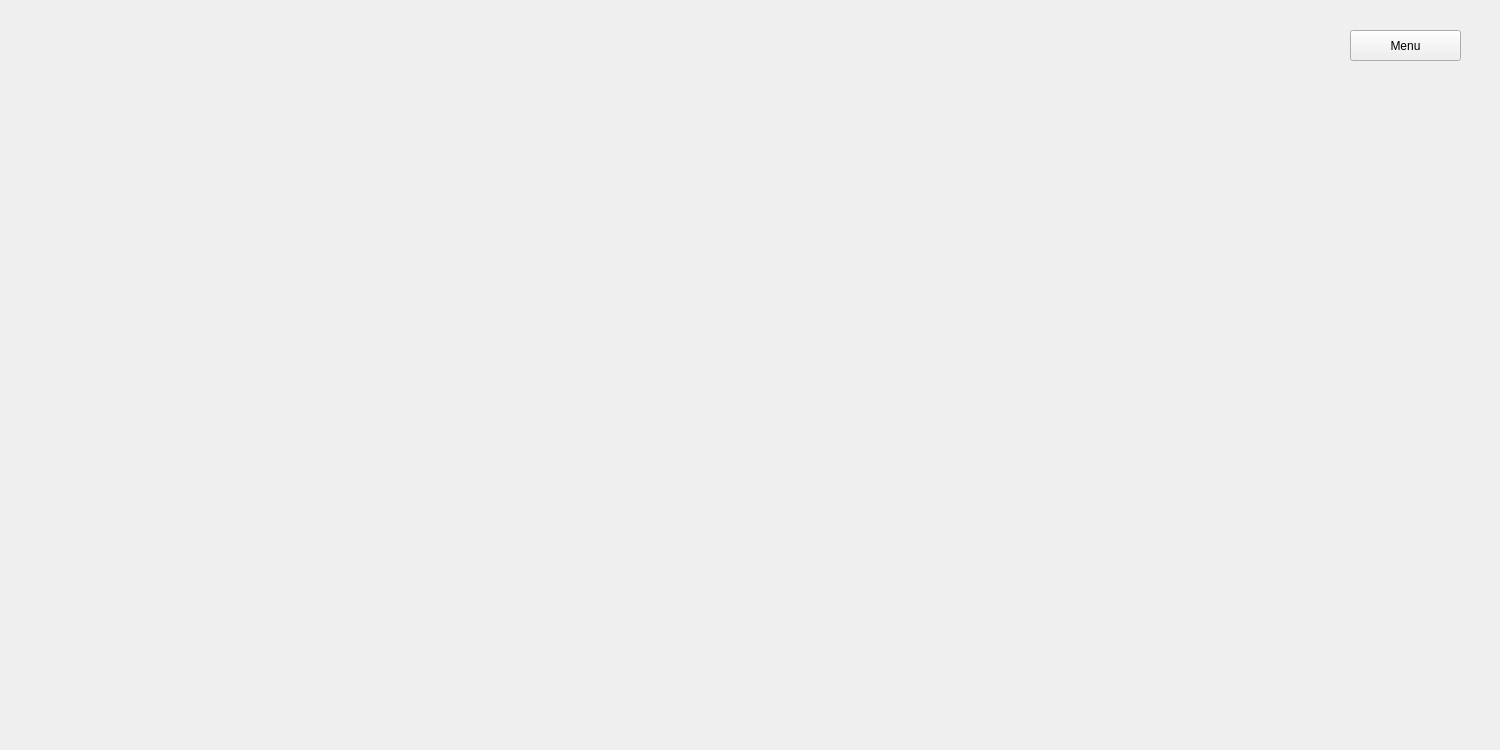
<?xml version="1.0" encoding="UTF-8"?>
<ui version="4.0">
 <class>MainWindow</class>
 <widget class="QMainWindow" name="MainWindow">
  <property name="geometry">
   <rect>
    <x>0</x>
    <y>0</y>
    <width>1500</width>
    <height>750</height>
   </rect>
  </property>
  <property name="maximumSize">
   <size>
    <width>1500</width>
    <height>750</height>
   </size>
  </property>
  <property name="mouseTracking">
   <bool>false</bool>
  </property>
  <property name="windowTitle">
   <string>Tower Defense</string>
  </property>
  <property name="styleSheet">
   <string notr="true"/>
  </property>
  <widget class="QWidget" name="centralwidget">
   <property name="minimumSize">
    <size>
     <width>1500</width>
     <height>750</height>
    </size>
   </property>
   <property name="maximumSize">
    <size>
     <width>1500</width>
     <height>750</height>
    </size>
   </property>
   <property name="autoFillBackground">
    <bool>false</bool>
   </property>
   <property name="styleSheet">
    <string notr="true"/>
   </property>
   <widget class="QStackedWidget" name="stackedWidget">
    <property name="geometry">
     <rect>
      <x>0</x>
      <y>0</y>
      <width>1500</width>
      <height>750</height>
     </rect>
    </property>
    <property name="currentIndex">
     <number>2</number>
    </property>
    <widget class="QWidget" name="pageMenu">
     <property name="styleSheet">
      <string notr="true">QWidget#pageMenu {
    border-image: url(:/assets/img/homeBackground.jpg) 0 0 0 0 stretch stretch;
        background-repeat: no-repeat;
        background-position: center;
}</string>
     </property>
     <widget class="QPushButton" name="buttonExit">
      <property name="geometry">
       <rect>
        <x>645</x>
        <y>450</y>
        <width>240</width>
        <height>70</height>
       </rect>
      </property>
      <property name="styleSheet">
       <string notr="true">QPushButton {
        background-color: rgb(85, 0, 0);
    color: white;
    border: none;
    border-radius: 5px;
        font: 25pt &quot;Eras Medium ITC&quot;;
}

QPushButton:hover {
    background-color: #2980b9;  /* Couleur de fond en survol */
}
</string>
      </property>
      <property name="text">
       <string>Exit</string>
      </property>
     </widget>
     <widget class="QPushButton" name="buttonGame">
      <property name="geometry">
       <rect>
        <x>645</x>
        <y>270</y>
        <width>240</width>
        <height>70</height>
       </rect>
      </property>
      <property name="styleSheet">
       <string notr="true">QPushButton {
        background-color: rgb(153, 0, 0);
        font: 25pt &quot;Eras Medium ITC&quot;;
    color: white;
    border: none;
    border-radius: 5px;
}

QPushButton:hover {
    background-color: #2980b9;  /* Couleur de fond en survol */
}
</string>
      </property>
      <property name="text">
       <string>Game</string>
      </property>
     </widget>
     <widget class="QLabel" name="label">
      <property name="geometry">
       <rect>
        <x>410</x>
        <y>-20</y>
        <width>721</width>
        <height>161</height>
       </rect>
      </property>
      <property name="text">
       <string>&lt;html&gt;&lt;head/&gt;&lt;body&gt;&lt;p align=&quot;center&quot;&gt;&lt;span style=&quot; font-size:48pt; font-weight:700;&quot;&gt;Tower Defense&lt;/span&gt;&lt;/p&gt;&lt;/body&gt;&lt;/html&gt;</string>
      </property>
     </widget>
     <widget class="QPushButton" name="buttonRules">
      <property name="geometry">
       <rect>
        <x>645</x>
        <y>360</y>
        <width>240</width>
        <height>70</height>
       </rect>
      </property>
      <property name="styleSheet">
       <string notr="true">QPushButton {
        background-color: rgb(130, 0, 0);
    color: white;
    border: none;
    border-radius: 5px;
        font: 25pt &quot;Eras Medium ITC&quot;;
}

QPushButton:hover {
    background-color: #2980b9;  /* Couleur de fond en survol */
}
buttonGame{
background-color: rgb(39, 174, 96);
}
</string>
      </property>
      <property name="text">
       <string>Rules</string>
      </property>
     </widget>
    </widget>
    <widget class="QWidget" name="pageGame">
     <property name="styleSheet">
      <string notr="true">QWidget#pageGame {
    border-image: url(:/assets/img/gameBackground3.png) 0 0 0 0 stretch stretch;
    background-repeat: no-repeat;
    background-position: center;
}</string>
     </property>
     <widget class="QPushButton" name="buttonMenu">
      <property name="geometry">
       <rect>
        <x>1320</x>
        <y>20</y>
        <width>141</width>
        <height>41</height>
       </rect>
      </property>
      <property name="text">
       <string>Menu</string>
      </property>
     </widget>
     <widget class="QPushButton" name="towerUpgrade1_1">
      <property name="geometry">
       <rect>
        <x>580</x>
        <y>290</y>
        <width>61</width>
        <height>61</height>
       </rect>
      </property>
      <property name="styleSheet">
       <string notr="true">background-color: transparent;</string>
      </property>
      <property name="text">
       <string/>
      </property>
     </widget>
     <widget class="QPushButton" name="towerUpgrade1_2">
      <property name="geometry">
       <rect>
        <x>700</x>
        <y>290</y>
        <width>61</width>
        <height>61</height>
       </rect>
      </property>
      <property name="styleSheet">
       <string notr="true">background-color: transparent;</string>
      </property>
      <property name="text">
       <string/>
      </property>
     </widget>
     <widget class="QPushButton" name="towerUpgrade1_3">
      <property name="geometry">
       <rect>
        <x>640</x>
        <y>410</y>
        <width>61</width>
        <height>61</height>
       </rect>
      </property>
      <property name="styleSheet">
       <string notr="true">background-color: transparent;</string>
      </property>
      <property name="text">
       <string/>
      </property>
     </widget>
     <widget class="QPushButton" name="towerButton1">
      <property name="enabled">
       <bool>true</bool>
      </property>
      <property name="geometry">
       <rect>
        <x>640</x>
        <y>350</y>
        <width>61</width>
        <height>51</height>
       </rect>
      </property>
      <property name="autoFillBackground">
       <bool>false</bool>
      </property>
      <property name="styleSheet">
       <string notr="true">background-color: transparent;</string>
      </property>
      <property name="text">
       <string/>
      </property>
     </widget>
     <widget class="QLabel" name="tower1">
      <property name="geometry">
       <rect>
        <x>630</x>
        <y>330</y>
        <width>81</width>
        <height>91</height>
       </rect>
      </property>
      <property name="text">
       <string/>
      </property>
      <property name="scaledContents">
       <bool>true</bool>
      </property>
      <property name="alignment">
       <set>Qt::AlignCenter</set>
      </property>
      <property name="wordWrap">
       <bool>false</bool>
      </property>
     </widget>
     <widget class="QLabel" name="upgradeShop1">
      <property name="geometry">
       <rect>
        <x>560</x>
        <y>270</y>
        <width>221</width>
        <height>231</height>
       </rect>
      </property>
      <property name="text">
       <string/>
      </property>
      <property name="pixmap">
       <pixmap resource="../ressources.qrc">:/assets/img/circle.png</pixmap>
      </property>
      <property name="scaledContents">
       <bool>true</bool>
      </property>
     </widget>
     <widget class="QLabel" name="labelGold">
      <property name="geometry">
       <rect>
        <x>40</x>
        <y>690</y>
        <width>61</width>
        <height>41</height>
       </rect>
      </property>
      <property name="text">
       <string>&lt;html&gt;&lt;head/&gt;&lt;body&gt;&lt;p&gt;&lt;span style=&quot; font-size:16pt;&quot;&gt;500&lt;/span&gt;&lt;/p&gt;&lt;/body&gt;&lt;/html&gt;</string>
      </property>
     </widget>
     <widget class="QLabel" name="goldRect">
      <property name="geometry">
       <rect>
        <x>20</x>
        <y>680</y>
        <width>151</width>
        <height>61</height>
       </rect>
      </property>
      <property name="text">
       <string/>
      </property>
      <property name="pixmap">
       <pixmap resource="../ressources.qrc">:/assets/img/Sign.png</pixmap>
      </property>
      <property name="scaledContents">
       <bool>true</bool>
      </property>
     </widget>
     <widget class="QLabel" name="music">
      <property name="geometry">
       <rect>
        <x>40</x>
        <y>50</y>
        <width>91</width>
        <height>81</height>
       </rect>
      </property>
      <property name="text">
       <string/>
      </property>
      <property name="pixmap">
       <pixmap resource="../ressources.qrc">:/assets/img/music.png</pixmap>
      </property>
      <property name="scaledContents">
       <bool>true</bool>
      </property>
     </widget>
     <widget class="QLabel" name="noMusic">
      <property name="geometry">
       <rect>
        <x>120</x>
        <y>50</y>
        <width>91</width>
        <height>81</height>
       </rect>
      </property>
      <property name="text">
       <string/>
      </property>
      <property name="pixmap">
       <pixmap resource="../ressources.qrc">:/assets/img/noMusic.png</pixmap>
      </property>
      <property name="scaledContents">
       <bool>true</bool>
      </property>
     </widget>
     <widget class="QPushButton" name="ButtonMonster1">
      <property name="geometry">
       <rect>
        <x>250</x>
        <y>30</y>
        <width>71</width>
        <height>71</height>
       </rect>
      </property>
      <property name="styleSheet">
       <string notr="true">background: transparent;
</string>
      </property>
      <property name="text">
       <string/>
      </property>
     </widget>
     <widget class="QPushButton" name="towerButton2">
      <property name="enabled">
       <bool>true</bool>
      </property>
      <property name="geometry">
       <rect>
        <x>1010</x>
        <y>560</y>
        <width>61</width>
        <height>51</height>
       </rect>
      </property>
      <property name="autoFillBackground">
       <bool>false</bool>
      </property>
      <property name="styleSheet">
       <string notr="true">background-color: transparent;</string>
      </property>
      <property name="text">
       <string/>
      </property>
     </widget>
     <widget class="QPushButton" name="towerUpgrade2_3">
      <property name="geometry">
       <rect>
        <x>1010</x>
        <y>620</y>
        <width>61</width>
        <height>61</height>
       </rect>
      </property>
      <property name="styleSheet">
       <string notr="true">background-color: transparent;</string>
      </property>
      <property name="text">
       <string/>
      </property>
     </widget>
     <widget class="QPushButton" name="towerUpgrade2_1">
      <property name="geometry">
       <rect>
        <x>950</x>
        <y>500</y>
        <width>61</width>
        <height>61</height>
       </rect>
      </property>
      <property name="styleSheet">
       <string notr="true">background-color: transparent;</string>
      </property>
      <property name="text">
       <string/>
      </property>
     </widget>
     <widget class="QPushButton" name="towerUpgrade2_2">
      <property name="geometry">
       <rect>
        <x>1070</x>
        <y>500</y>
        <width>61</width>
        <height>61</height>
       </rect>
      </property>
      <property name="styleSheet">
       <string notr="true">background-color: transparent;</string>
      </property>
      <property name="text">
       <string/>
      </property>
     </widget>
     <widget class="QLabel" name="tower2">
      <property name="geometry">
       <rect>
        <x>1000</x>
        <y>540</y>
        <width>81</width>
        <height>91</height>
       </rect>
      </property>
      <property name="text">
       <string/>
      </property>
      <property name="scaledContents">
       <bool>true</bool>
      </property>
      <property name="alignment">
       <set>Qt::AlignCenter</set>
      </property>
      <property name="wordWrap">
       <bool>false</bool>
      </property>
     </widget>
     <widget class="QLabel" name="upgradeShop2">
      <property name="geometry">
       <rect>
        <x>930</x>
        <y>480</y>
        <width>221</width>
        <height>231</height>
       </rect>
      </property>
      <property name="text">
       <string/>
      </property>
      <property name="pixmap">
       <pixmap resource="../ressources.qrc">:/assets/img/circle.png</pixmap>
      </property>
      <property name="scaledContents">
       <bool>true</bool>
      </property>
     </widget>
     <widget class="QLabel" name="lifeRect">
      <property name="geometry">
       <rect>
        <x>180</x>
        <y>680</y>
        <width>151</width>
        <height>61</height>
       </rect>
      </property>
      <property name="text">
       <string/>
      </property>
      <property name="pixmap">
       <pixmap resource="../ressources.qrc">:/assets/img/Life.png</pixmap>
      </property>
      <property name="scaledContents">
       <bool>true</bool>
      </property>
     </widget>
     <widget class="QLabel" name="labelLife">
      <property name="geometry">
       <rect>
        <x>200</x>
        <y>690</y>
        <width>61</width>
        <height>41</height>
       </rect>
      </property>
      <property name="text">
       <string>&lt;html&gt;&lt;head/&gt;&lt;body&gt;&lt;p&gt;&lt;span style=&quot; font-size:16pt;&quot;&gt;500&lt;/span&gt;&lt;/p&gt;&lt;/body&gt;&lt;/html&gt;</string>
      </property>
     </widget>
     <widget class="QLabel" name="imgButtonMonster1">
      <property name="geometry">
       <rect>
        <x>250</x>
        <y>30</y>
        <width>71</width>
        <height>71</height>
       </rect>
      </property>
      <property name="text">
       <string/>
      </property>
      <property name="pixmap">
       <pixmap resource="../ressources.qrc">:/assets/img/timer.png</pixmap>
      </property>
      <property name="scaledContents">
       <bool>true</bool>
      </property>
     </widget>
     <widget class="QLabel" name="timeLabel1">
      <property name="geometry">
       <rect>
        <x>260</x>
        <y>120</y>
        <width>71</width>
        <height>21</height>
       </rect>
      </property>
      <property name="styleSheet">
       <string notr="true">font-size: 22px;
    font-weight: 800;
    color: black;
        </string>
      </property>
     </widget>
     <widget class="QPushButton" name="btnPlay">
      <property name="geometry">
       <rect>
        <x>52</x>
        <y>62</y>
        <width>61</width>
        <height>51</height>
       </rect>
      </property>
      <property name="styleSheet">
       <string notr="true">background: transparent;</string>
      </property>
      <property name="text">
       <string/>
      </property>
     </widget>
     <widget class="QPushButton" name="btnMute">
      <property name="geometry">
       <rect>
        <x>138</x>
        <y>64</y>
        <width>61</width>
        <height>51</height>
       </rect>
      </property>
      <property name="styleSheet">
       <string notr="true">background:transparent;</string>
      </property>
      <property name="text">
       <string/>
      </property>
     </widget>
     <widget class="QLabel" name="baseAttacked">
      <property name="geometry">
       <rect>
        <x>715</x>
        <y>414</y>
        <width>200</width>
        <height>161</height>
       </rect>
      </property>
      <property name="text">
       <string/>
      </property>
      <property name="pixmap">
       <pixmap resource="../ressources.qrc">:/assets/img/base2.png</pixmap>
      </property>
      <property name="scaledContents">
       <bool>true</bool>
      </property>
     </widget>
     <widget class="QLabel" name="waveCounterLabel">
      <property name="geometry">
       <rect>
        <x>230</x>
        <y>100</y>
        <width>111</width>
        <height>20</height>
       </rect>
      </property>
      <property name="styleSheet">
       <string notr="true">font-size: 22px;
    font-weight: 800;
    color: black;
        </string>
      </property>
      <property name="text">
       <string>Wave 1 / 3</string>
      </property>
     </widget>
     <widget class="QLabel" name="infoFrame">
      <property name="geometry">
       <rect>
        <x>0</x>
        <y>0</y>
        <width>391</width>
        <height>181</height>
       </rect>
      </property>
      <property name="text">
       <string/>
      </property>
      <property name="pixmap">
       <pixmap resource="../ressources.qrc">:/assets/img/greyFrame.png</pixmap>
      </property>
      <property name="scaledContents">
       <bool>true</bool>
      </property>
     </widget>
     <zorder>tower1</zorder>
     <zorder>upgradeShop1</zorder>
     <zorder>upgradeShop2</zorder>
     <zorder>buttonMenu</zorder>
     <zorder>goldRect</zorder>
     <zorder>labelGold</zorder>
     <zorder>tower2</zorder>
     <zorder>towerButton2</zorder>
     <zorder>towerButton1</zorder>
     <zorder>towerUpgrade1_3</zorder>
     <zorder>towerUpgrade1_1</zorder>
     <zorder>towerUpgrade1_2</zorder>
     <zorder>towerUpgrade2_3</zorder>
     <zorder>towerUpgrade2_1</zorder>
     <zorder>towerUpgrade2_2</zorder>
     <zorder>lifeRect</zorder>
     <zorder>labelLife</zorder>
     <zorder>baseAttacked</zorder>
     <zorder>infoFrame</zorder>
     <zorder>imgButtonMonster1</zorder>
     <zorder>waveCounterLabel</zorder>
     <zorder>ButtonMonster1</zorder>
     <zorder>music</zorder>
     <zorder>noMusic</zorder>
     <zorder>btnPlay</zorder>
     <zorder>timeLabel1</zorder>
     <zorder>btnMute</zorder>
    </widget>
    <widget class="QWidget" name="pageRule">
     <widget class="QPushButton" name="backToMenu">
      <property name="geometry">
       <rect>
        <x>1350</x>
        <y>30</y>
        <width>111</width>
        <height>31</height>
       </rect>
      </property>
      <property name="text">
       <string>Menu</string>
      </property>
     </widget>
    </widget>
   </widget>
  </widget>
 </widget>
 <resources>
  <include location="../ressources.qrc"/>
 </resources>
 <connections/>
</ui>
